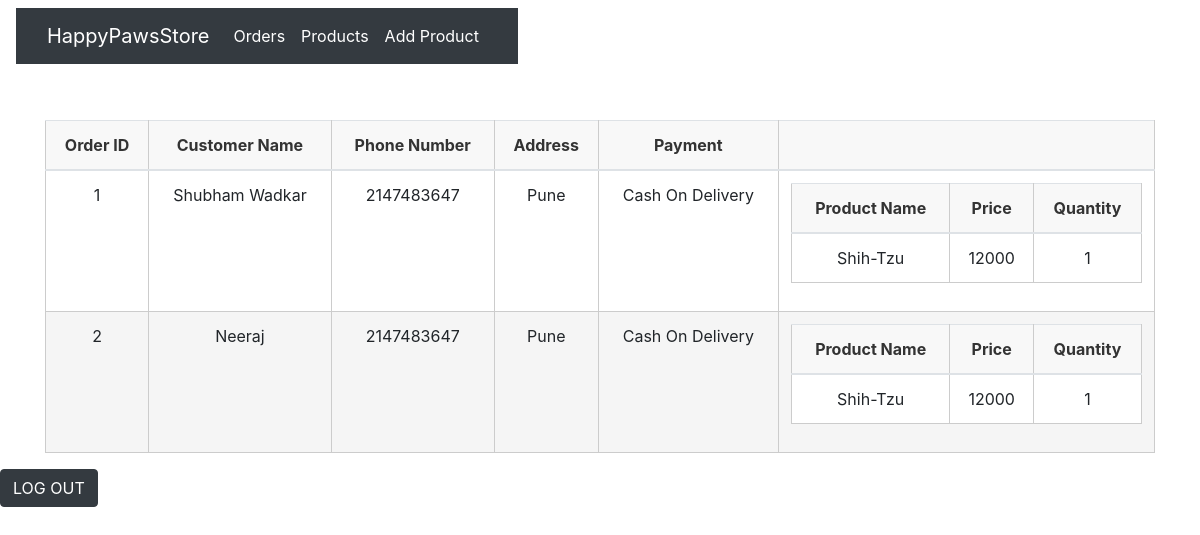
The app's page /adminpanel.php (signed in) with its own data.
### tables this page shows
CREATE TABLE `customer` (
  `Order_id` int(255) NOT NULL,
  `Full_Name` varchar(255) NOT NULL,
  `Phone_no` int(255) NOT NULL,
  `Address` varchar(255) NOT NULL,
  `Pay_Mode` varchar(255) NOT NULL
);

CREATE TABLE `orders` (
  `Order_id` int(255) NOT NULL,
  `name` varchar(255) NOT NULL,
  `price` int(255) NOT NULL,
  `Quantity` int(255) NOT NULL
);

### adminpanel.php (the view, shortened to what this page needs)
<?php include("Database/connection.php") ?>
<!DOCTYPE html>
<html>
<head>
  <link rel="stylesheet" href="https://maxcdn.bootstrapcdn.com/bootstrap/4.0.0/css/bootstrap.min.css">
  <link rel="stylesheet" href="styleap.css">
</head>
<body>
 <div class="navbar">
 <nav class="navbar navbar-expand-lg navbar-dark bg-dark">
  <div class="container-fluid">
    <a class="navbar-brand" href="#">HappyPawsStore</a>
    <div class="collapse navbar-collapse" id="navbarSupportedContent">
      <ul class="navbar-nav me-auto mb-2 mb-lg-0">
        <li class="nav-item">
          <a class="nav-link active" aria-current="page" href="adminpanel.php">Orders</a>
        </li>
        <li class="nav-item">
          <a class="nav-link active" aria-current="page" href="Products.php">Products</a>
        </li>
        <li class="nav-item">
          <a class="nav-link active" aria-current="page" href="addproducts.php">Add Product</a>
        </li>
          </ul>
    </div>
  </div>
</nav>
</div>
 <div class="container mt-5 ">
    <div class="row">
        <div class="col-lg-12">
        <table class="table text-center ">
  <thead>
    <tr>
      <th scope="col">Order ID</th>
      <th scope="col">Customer Name</th>
      <th scope="col">Phone Number</th>
      <th scope="col">Address</th>
      <th scope="col">Payment</th>
      <th scope="col">  </th>
    </tr>
  </thead>
  <tbody>
    <?php
    $query="SELECT * FROM `customer` ";
     $user_result=mysqli_query($con,$query);
     while($user_fetch=mysqli_fetch_assoc($user_result))
     {
        echo"<tr>
        <td>$user_fetch[Order_id]</td>
        <td>$user_fetch[Full_Name]</td>
        <td>$user_fetch[Phone_no]</td>
        <td>$user_fetch[Address]</td>
        <td>$user_fetch[Pay_Mode]</td>
        <td><table class='table text-center '>
        <thead>
          <tr>
            <th scope='col'>Product Name</th>
            <th scope='col'>Price</th>
            <th scope='col'>Quantity</th>
          </tr>
        </thead>
        <tbody>
        ";
       $order_query="SELECT * FROM `orders` WHERE  `Order_id`=$user_fetch[Order_id]"  ;
       $order_result=mysqli_query($con,$order_query);
       while($order_fetch=mysqli_fetch_assoc($order_result))
       {
        echo "
                   <tr>
                    <td>$order_fetch[name]</td>
                    <td>$order_fetch[price]</td>
                    <td>$order_fetch[Quantity]</td>
                   </tr>
             ";
       }
       echo"
                </tbody>
                </table>
       </td>
      </tr>";
     }
    ?>
  </tbody>
</table>
        </div>
    </div>
 </div>
 <div class="header">
    <form action="<?php echo $_SERVER['PHP_SELF']  ?>" method="POST">
   <button type="submit"  class="btn btn-dark" name="Logout">LOG OUT</button>
</form>
 </div>
  </body>
  </html>

### styleap.css (style rules this page uses)
* { margin: 0; padding: 0; box-sizing: border-box; }

### adminpanel.php (style rules this page uses)
table { width: 100%; border-collapse: collapse; }
table, th, td { border: 1px solid #ccc; }
th, td { padding: 10px; }
th { background-color: #f8f8f8; color: #333; }
tr:nth-child(even) { background-color: #f5f5f5; }

### records on screen
customer: Order_id "1", Full_Name "Shubham Wadkar", Phone_no "2147483647", Address "Pune", Pay_Mode "Cash On Delivery"
orders: name "Shih-Tzu", price "12000", Quantity "1"
customer: Order_id "2", Full_Name "Neeraj", Phone_no "2147483647", Address "Pune", Pay_Mode "Cash On Delivery"
orders: name "Shih-Tzu", price "12000", Quantity "1"
